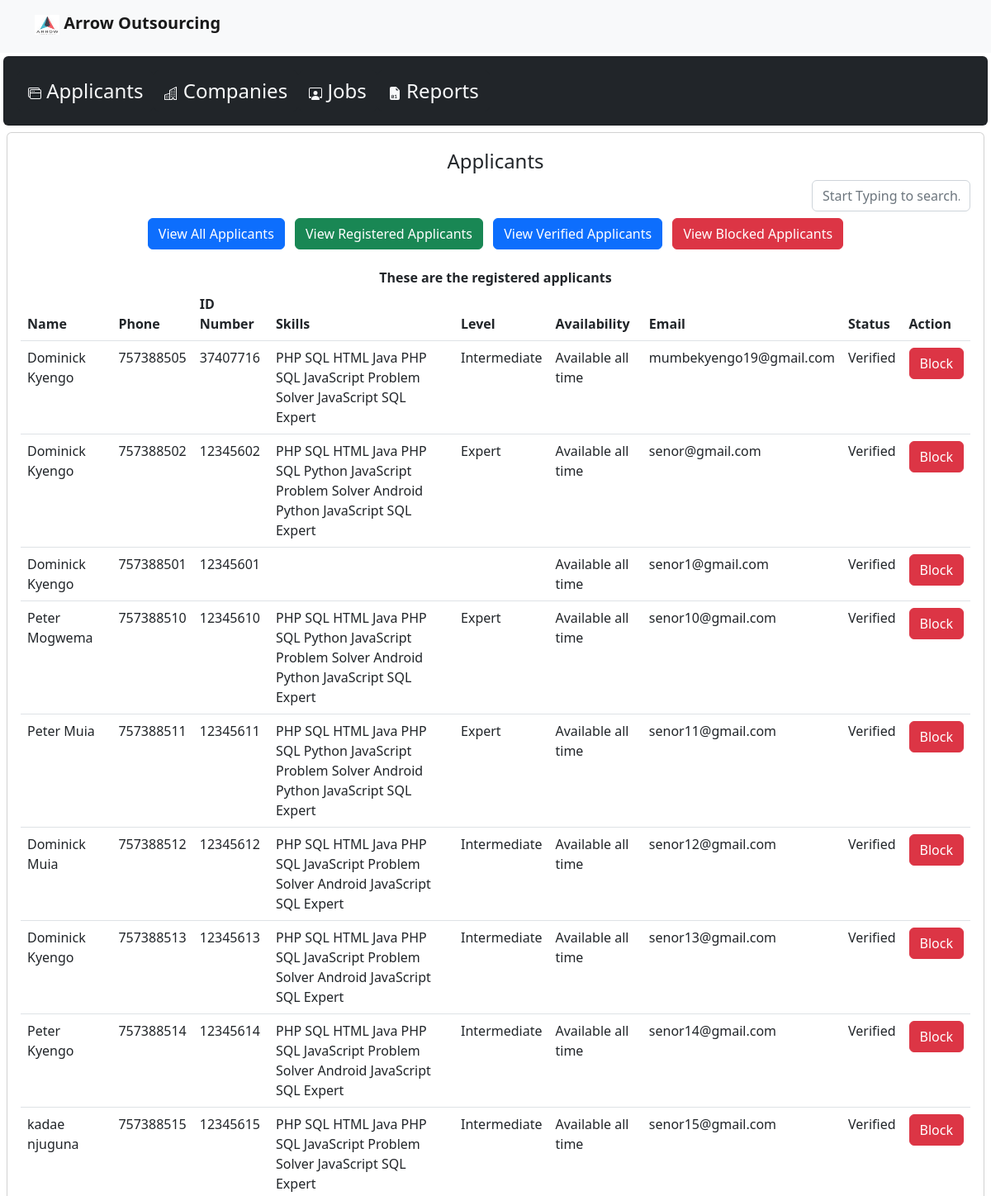
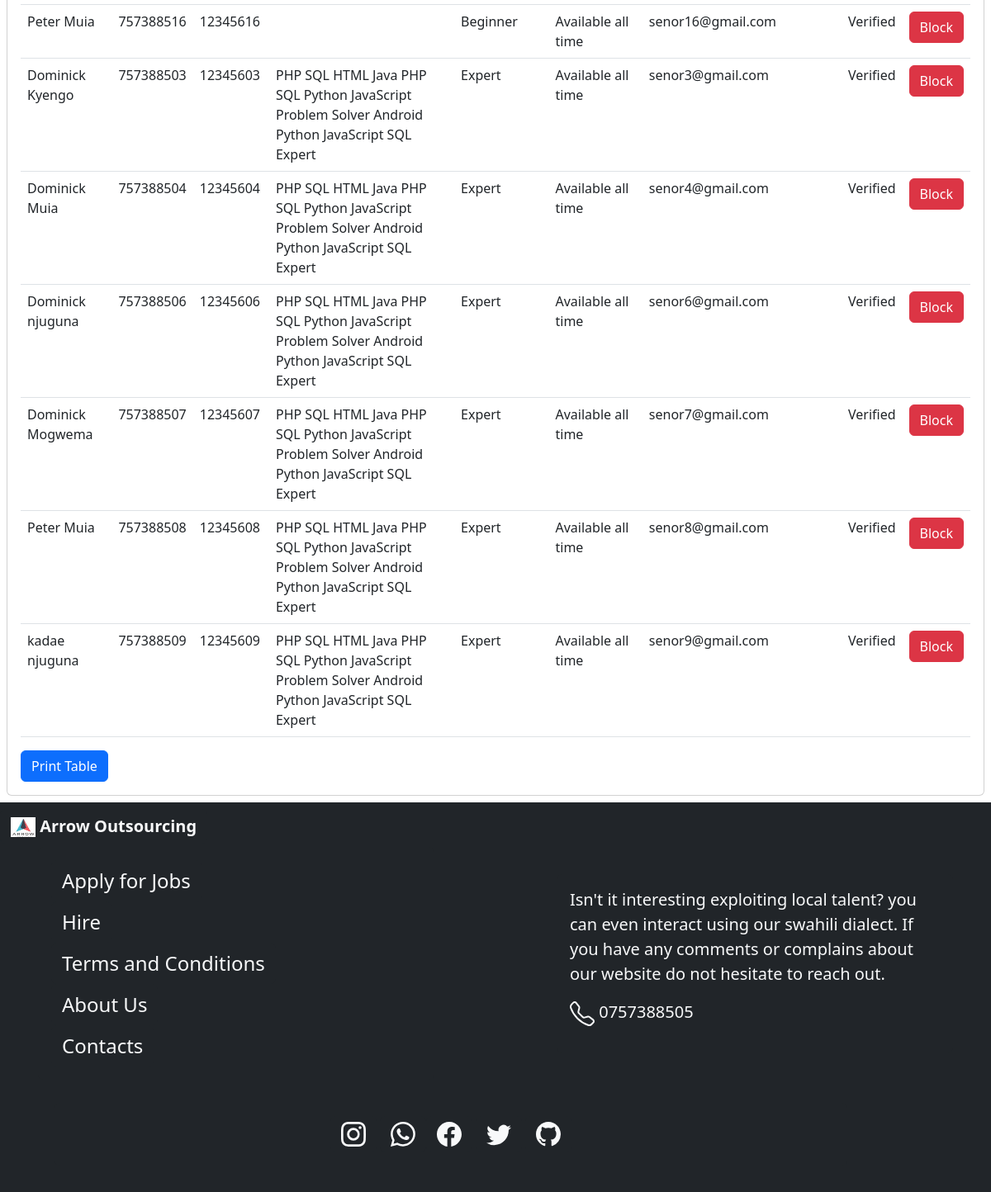
Page /admin/applicants.php on the committed database (2 pictures, top to bottom).
### tables this page shows
CREATE TABLE `applicantdetails` (
  `firstName` varchar(20) NOT NULL,
  `lastName` varchar(20) NOT NULL,
  `phoneNumber` int(9) NOT NULL,
  `identityNumber` int(8) NOT NULL,
  `availability` varchar(30) NOT NULL,
  `applicantEmail` varchar(30) NOT NULL,
  `password` varchar(30) NOT NULL,
  `OTP` varchar(6) NOT NULL,
  `status` varchar(15) NOT NULL DEFAULT 'Active',
  `statusDate` datetime NOT NULL,
  `score` varchar(4) NOT NULL,
  `skills` text NOT NULL,
  `skillsCount` int(3) NOT NULL,
  `level` varchar(30) NOT NULL
);

### admin/applicants.php (the view, shortened to what this page needs)
<?php
$mysqli = new mysqli('localhost', 'root', '', 'outsourcing');
?>
<!doctype html>
<html lang="en">
  <head>
    <link href="https://cdn.jsdelivr.net/npm/bootstrap@5.2.1/dist/css/bootstrap.min.css" rel="stylesheet">
  </head>
  <body>
    <nav class="navbar bg-light">
        <div class="container mb-2">
            <a class="navbar-brand" href="../../index.php">
                <img src="logo.jpg" alt="Logo" width="30rem" height="24"> <b>Arrow Outsourcing</b>
            </a>
        </div>
    </nav>
            <div class="card m-1 border-1 bg-dark overflow-auto">
                <div class="card-body d-inline-flex p-auto">
                <div> <a href="applicants.php" class="btn fs-4 btn-dark text-light">
                     Applicants  </a>
                </div>
                    <div> <a href="companies.php" class="btn fs-4 btn-dark text-light">
                         Companies  </a>
                    </div>
                    <div> <a href="Jobs.php" class="btn fs-4 btn-dark text-light">
                         Jobs  </a>
                    </div>
                    <div> <a href="reports.php" class="btn fs-4 btn-dark text-light">
                         Reports  </a>
                    </div>
                </div>
            </div>
            <div class="card m-2 border-1">
                <div class="card-body">
                   <h4 class='text-center mt-1'>Applicants</h4>
                   <div class="d-flex  mb-1 justify-content-end">
                        <input type="text" class="form-control" id='liveSearch' placeholder="Start Typing to search..." style="width: 12rem;">
                    </div>
                   <div class="card border-0 overflow-auto" style="height: 4rem;">
                        <div class="mx-auto">
                            <form action="" method="POST">
                                <button type="Submit" name = "viewAllApplicants" class="btn btn-primary m-1" data-bs-dismiss="modal">View All Applicants</button>
                                <button type="Submit" name = "viewRegisteredApplicants" class="btn btn-success m-1" data-bs-dismiss="modal">View Registered Applicants</button>
                                <button type="Submit" name = "viewVerifiedApplicants" class="btn btn-primary m-1" data-bs-dismiss="modal">View Verified Applicants</button>
                                <button type="Submit" name = "viewBlockedApplicants" class="btn btn-danger m-1" data-bs-dismiss="modal">View Blocked Applicants</button>
                            </form>
                        </div>
                    </div>
                    <div id = "table" class="overflow-auto">
                    <form method="POST">
                        <table class="table table-hover">
                            <thead>
                                <tr>
                                <th scope="col">Name</th>
                                <th scope="col">Phone</th>
                                <th scope="col">ID Number</th>
                                <th scope="col">Skills</th>
                                <th scope="col">Level</th>
                                <th scope="col">Availability</th>
                                <th scope="col">Email</th>
                                <th scope="col">Status</th>
                                <th scope="col">Action</th>
                                </tr>
                            </thead>
                            <tbody>
                                <?php
                                    if(isset($_POST['viewRegisteredApplicants'])){
                                        echo "<div class = 'text-center'> <b>These are the applicants applicants who are yet to be verified</b> </div>";
                                        $sql = "SELECT * FROM applicantDetails WHERE status = 'Registered'";
                                        $res = mysqli_query($mysqli, $sql);
                                        while($rows = mysqli_fetch_row($res)){
                                            echo "
                                            <tr>
                                                <td>$rows[0]    $rows[1]</td>
                                                <td>$rows[2]</td>
                                                <td>$rows[3]</td>
                                                <td>$rows[11]</td>
                                                <td>$rows[13]</td>
                                                <td>$rows[4]</td>
                                                <td>$rows[5]</td>
                                                <td>$rows[8]</td>";
                                                $email = $rows[5];
                                                if($rows[8] == "Blocked"){
                                                    echo "<td> <button type = 'Submit' class='btn btn-primary' name='unb$email'>Unblock</button>
                                                    </td>";
                                                }
                                                else if($rows[8] == "Verified"){
                                                    echo "<td> <button type = 'Submit' class='btn btn-danger' name='blo$email'>Block</button>
                                                    </tr>";
                                                }
                                                else{
                                                    echo "<td> </td>
                                                    </tr>";
                                                }
                                        }
                                        if(mysqli_num_rows($res)<1){
                                            echo "
                                            <tr>
                                                <td colspan='20' class='text-danger text-center'>No Matching data was found!!!</td>
                                            </tr>";
                                        }
                                    }
                                    else{
                                        echo "<div class = 'text-center'> <b>These are the registered applicants </b> </div>";
                                            $sql = "SELECT * FROM applicantDetails";
                                            $res = mysqli_query($mysqli, $sql);
                                            while($rows = mysqli_fetch_row($res)){
                                                echo "
                                                <tr>
                                                    <td>$rows[0]    $rows[1]</td>
                                                    <td>$rows[2]</td>
                                                    <td>$rows[3]</td>
                                                    <td>$rows[11]</td>
                                                    <td>$rows[13]</td>
                                                    <td>$rows[4]</td>
                                                    <td>$rows[5]</td>
                                                    <td>$rows[8]</td>";
                                                    $email = $rows[5];
                                                    if($rows[8] == "Blocked"){
                                                        echo "<td> <button type = 'Submit' class='btn btn-primary' name='unb$email'>Unblock</button>
                                                        </td>";
                                                    }
                                                    else if($rows[8] == "Verified"){
                                                        echo "<td> <button type = 'Submit' class='btn btn-danger' name='blo$email'>Block</button>
                                                        </tr>";
                                                    }
                                                    else{
                                                        echo "<td> </td>
                                                        </tr>";
                                                    }
                                            }
                                        }
                                ?>
                            </tbody>
                        </table>
                    </form>
                    </div>
                    <div>
                        <button class="btn btn-primary" id="print">Print Table</button>
                    </div>
                </div>
            </div>
    <app-footer></app-footer>
</body>
</html>

### rows in the picture
applicantdetails: firstName "Dominick", lastName "Kyengo", phoneNumber "757388505", identityNumber "37407716", skills "PHP SQL HTML Java PHP SQL JavaScript Problem Solver JavaScript SQL Expert", level "Intermediate", availability "Available all time", applicantEmail "mumbekyengo19@gmail.com", status "Verified"
applicantdetails: firstName "Dominick", lastName "Kyengo", phoneNumber "757388502", identityNumber "12345602", skills "PHP SQL HTML Java PHP SQL Python JavaScript Problem Solver Android Python JavaScript SQL Expert", level "Expert", availability "Available all time", applicantEmail "senor@gmail.com", status "Verified"
applicantdetails: firstName "Dominick", lastName "Kyengo", phoneNumber "757388501", identityNumber "12345601", availability "Available all time", applicantEmail "senor1@gmail.com", status "Verified"
applicantdetails: firstName "Peter", lastName "Mogwema", phoneNumber "757388510", identityNumber "12345610", skills "PHP SQL HTML Java PHP SQL Python JavaScript Problem Solver Android Python JavaScript SQL Expert", level "Expert", availability "Available all time", applicantEmail "senor10@gmail.com", status "Verified"
applicantdetails: firstName "Peter", lastName "Muia", phoneNumber "757388511", identityNumber "12345611", skills "PHP SQL HTML Java PHP SQL Python JavaScript Problem Solver Android Python JavaScript SQL Expert", level "Expert", availability "Available all time", applicantEmail "senor11@gmail.com", status "Verified"
applicantdetails: firstName "Dominick", lastName "Muia", phoneNumber "757388512", identityNumber "12345612", skills "PHP SQL HTML Java PHP SQL JavaScript Problem Solver Android JavaScript SQL Expert", level "Intermediate", availability "Available all time", applicantEmail "senor12@gmail.com", status "Verified"
applicantdetails: firstName "Dominick", lastName "Kyengo", phoneNumber "757388513", identityNumber "12345613", skills "PHP SQL HTML Java PHP SQL JavaScript Problem Solver Android JavaScript SQL Expert", level "Intermediate", availability "Available all time", applicantEmail "senor13@gmail.com", status "Verified"
applicantdetails: firstName "Peter", lastName "Kyengo", phoneNumber "757388514", identityNumber "12345614", skills "PHP SQL HTML Java PHP SQL JavaScript Problem Solver Android JavaScript SQL Expert", level "Intermediate", availability "Available all time", applicantEmail "senor14@gmail.com", status "Verified"
applicantdetails: firstName "kadae", lastName "njuguna", phoneNumber "757388515", identityNumber "12345615", skills "PHP SQL HTML Java PHP SQL JavaScript Problem Solver JavaScript SQL Expert", level "Intermediate", availability "Available all time", applicantEmail "senor15@gmail.com", status "Verified"
applicantdetails: firstName "Peter", lastName "Muia", phoneNumber "757388516", identityNumber "12345616", level "Beginner", availability "Available all time", applicantEmail "senor16@gmail.com", status "Verified"
applicantdetails: firstName "Dominick", lastName "Kyengo", phoneNumber "757388503", identityNumber "12345603", skills "PHP SQL HTML Java PHP SQL Python JavaScript Problem Solver Android Python JavaScript SQL Expert", level "Expert", availability "Available all time", applicantEmail "senor3@gmail.com", status "Verified"
applicantdetails: firstName "Dominick", lastName "Muia", phoneNumber "757388504", identityNumber "12345604", skills "PHP SQL HTML Java PHP SQL Python JavaScript Problem Solver Android Python JavaScript SQL Expert", level "Expert", availability "Available all time", applicantEmail "senor4@gmail.com", status "Verified"
applicantdetails: firstName "Dominick", lastName "njuguna", phoneNumber "757388506", identityNumber "12345606", skills "PHP SQL HTML Java PHP SQL Python JavaScript Problem Solver Android Python JavaScript SQL Expert", level "Expert", availability "Available all time", applicantEmail "senor6@gmail.com", status "Verified"
applicantdetails: firstName "Dominick", lastName "Mogwema", phoneNumber "757388507", identityNumber "12345607", skills "PHP SQL HTML Java PHP SQL Python JavaScript Problem Solver Android Python JavaScript SQL Expert", level "Expert", availability "Available all time", applicantEmail "senor7@gmail.com", status "Verified"
applicantdetails: firstName "Peter", lastName "Muia", phoneNumber "757388508", identityNumber "12345608", skills "PHP SQL HTML Java PHP SQL Python JavaScript Problem Solver Android Python JavaScript SQL Expert", level "Expert", availability "Available all time", applicantEmail "senor8@gmail.com", status "Verified"
applicantdetails: firstName "kadae", lastName "njuguna", phoneNumber "757388509", identityNumber "12345609", skills "PHP SQL HTML Java PHP SQL Python JavaScript Problem Solver Android Python JavaScript SQL Expert", level "Expert", availability "Available all time", applicantEmail "senor9@gmail.com", status "Verified"
